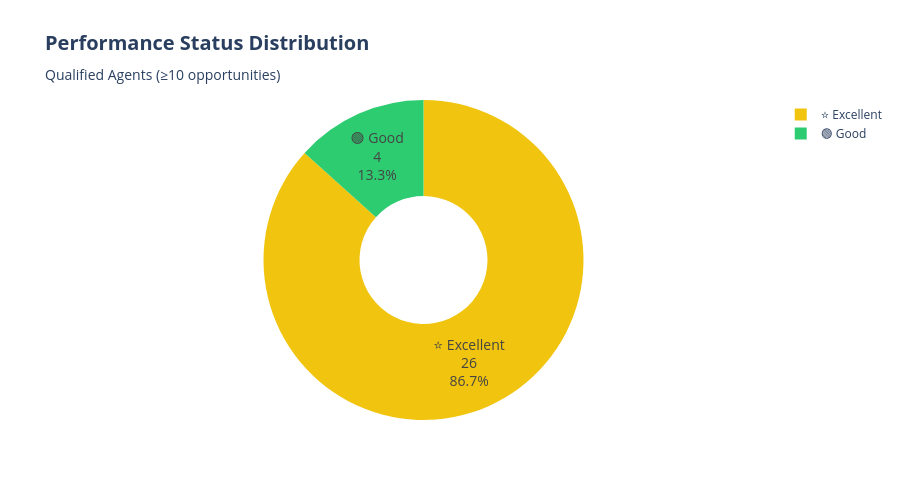

Notebook code cell kept with this figure:
### Markdown cell above
## 📊 Plot 2.2: Performance Status Distribution

### Code cell
# Performance status pie chart
status_counts = qualified_agents['performance_status'].value_counts()

fig = go.Figure(data=[go.Pie(
    labels=status_counts.index,
    values=status_counts.values,
    hole=0.4,
    marker=dict(colors=['#f1c40f', '#2ecc71']),
    textinfo='label+percent+value',
    textfont_size=14,
    hovertemplate='<b>%{label}</b><br>Count: %{value}<br>Percentage: %{percent}<extra></extra>'
)])

fig.update_layout(
    title=dict(
        text='<b>Performance Status Distribution</b><br><sub>Qualified Agents (≥10 opportunities)</sub>',
        font=dict(size=20)
    ),
    height=500
)

fig.show()

### Figure 1 — Plotly figure (JSON) as saved in the notebook; plotly's stock layout.template omitted (floating-point values rounded to 4 significant figures)
{"data": [{"hole": 0.4, "hovertemplate": "<b>%{label}</b><br>Count: %{value}<br>Percentage: %{percent}<extra></extra>", "labels": ["⭐ Excellent", "🟢 Good"], "marker": {"colors": ["#f1c40f", "#2ecc71"]}, "textfont": {"size": 14}, "textinfo": "label+percent+value", "type": "pie", "values": [26, 4]}], "layout": {"height": 500, "title": {"font": {"size": 20}, "text": "<b>Performance Status Distribution</b><br><sub>Qualified Agents (≥10 opportunities)</sub>"}}}
